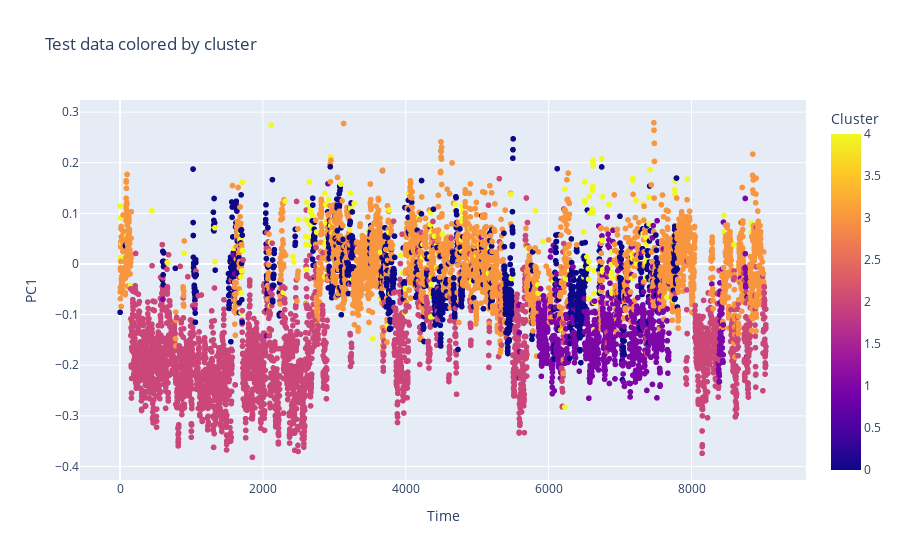

The notebook cell this image was saved under:
### Code cell
# time series plot of the test data colored by the true clusters with the first pca component
fig = px.scatter(
    x=np.arange(X_test_pca.shape[0]),
    y=X_test_pca[:, 0],
    color=test_clusters,
    color_discrete_sequence=px.colors.qualitative.Plotly,
    labels={'x':'Time', 'y':'PC1', 'color':'Cluster'},
    title='Test data colored by cluster',
    )
#fig.update_traces(marker=dict(size=2))
fig.show()

### Figure 1 — Plotly figure (JSON) as saved in the notebook; plotly's stock layout.template omitted (floating-point values rounded to 4 significant figures; data arrays with more than 128 entries replaced by an {"elided": "..."} marker saying what was removed)
{"data": [{"hovertemplate": "Time=%{x}<br>PC1=%{y}<br>Cluster=%{marker.color}<extra></extra>", "legendgroup": "", "marker": {"color": {"elided": "9043 int values"}, "coloraxis": "coloraxis", "symbol": "circle"}, "mode": "markers", "name": "", "showlegend": false, "type": "scattergl", "x": {"elided": "9043 int values"}, "xaxis": "x", "y": {"elided": "9043 float values"}, "yaxis": "y"}], "layout": {"coloraxis": {"colorbar": {"title": {"text": "Cluster"}}, "colorscale": [[0, "#0d0887"], [0.1111, "#46039f"], [0.2222, "#7201a8"], [0.3333, "#9c179e"], [0.4444, "#bd3786"], [0.5556, "#d8576b"], [0.6667, "#ed7953"], [0.7778, "#fb9f3a"], [0.8889, "#fdca26"], [1, "#f0f921"]]}, "legend": {"tracegroupgap": 0}, "title": {"text": "Test data colored by cluster"}, "xaxis": {"anchor": "y", "domain": [0, 1], "title": {"text": "Time"}}, "yaxis": {"anchor": "x", "domain": [0, 1], "title": {"text": "PC1"}}}}
